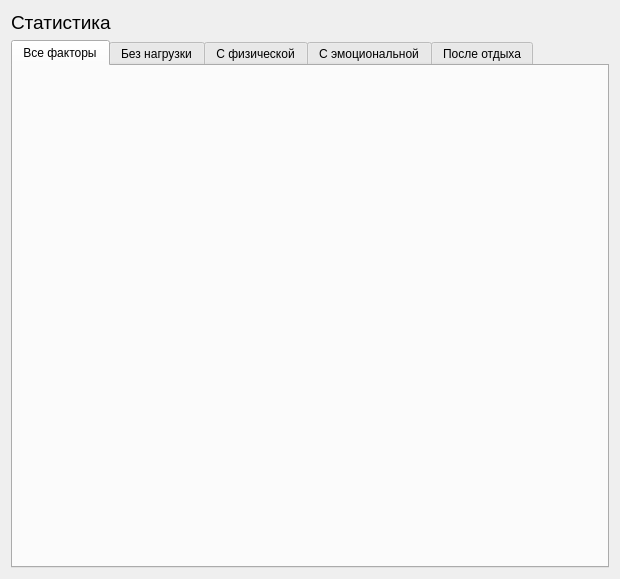
<?xml version="1.0" encoding="UTF-8"?>
<ui version="4.0">
 <class>FramePatient</class>
 <widget class="QFrame" name="FramePatient">
  <property name="geometry">
   <rect>
    <x>0</x>
    <y>0</y>
    <width>620</width>
    <height>579</height>
   </rect>
  </property>
  <property name="minimumSize">
   <size>
    <width>620</width>
    <height>380</height>
   </size>
  </property>
  <property name="windowTitle">
   <string>Frame</string>
  </property>
  <layout class="QVBoxLayout" name="verticalLayout" stretch="0,0">
   <property name="sizeConstraint">
    <enum>QLayout::SetMinimumSize</enum>
   </property>
   <item>
    <widget class="QLabel" name="title_label">
     <property name="font">
      <font>
       <pointsize>14</pointsize>
      </font>
     </property>
     <property name="text">
      <string>Статистика</string>
     </property>
     <property name="alignment">
      <set>Qt::AlignLeading|Qt::AlignLeft|Qt::AlignVCenter</set>
     </property>
    </widget>
   </item>
   <item>
    <widget class="QTabWidget" name="tabs">
     <property name="currentIndex">
      <number>0</number>
     </property>
     <widget class="QWidget" name="tab_factors">
      <attribute name="title">
       <string>Все факторы</string>
      </attribute>
      <layout class="QVBoxLayout" name="verticalLayout_2">
       <property name="sizeConstraint">
        <enum>QLayout::SetDefaultConstraint</enum>
       </property>
      </layout>
     </widget>
     <widget class="QWidget" name="tab_factor_0">
      <attribute name="title">
       <string>Без нагрузки</string>
      </attribute>
      <layout class="QVBoxLayout" name="verticalLayout_7">
       <property name="sizeConstraint">
        <enum>QLayout::SetDefaultConstraint</enum>
       </property>
      </layout>
     </widget>
     <widget class="QWidget" name="tab_factor_1">
      <attribute name="title">
       <string>С физической</string>
      </attribute>
      <layout class="QVBoxLayout" name="verticalLayout_4"/>
     </widget>
     <widget class="QWidget" name="tab_factor_2">
      <attribute name="title">
       <string>С эмоциональной</string>
      </attribute>
      <layout class="QVBoxLayout" name="verticalLayout_5"/>
     </widget>
     <widget class="QWidget" name="tab_factor_3">
      <attribute name="title">
       <string>После отдыха</string>
      </attribute>
      <layout class="QVBoxLayout" name="verticalLayout_6"/>
     </widget>
    </widget>
   </item>
  </layout>
 </widget>
 <resources/>
 <connections/>
</ui>
